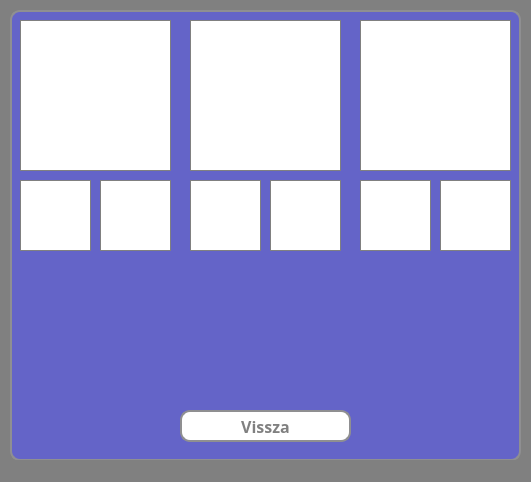
<?xml version="1.0" encoding="UTF-8"?>
<ui version="4.0">
 <class>MainWindow</class>
 <widget class="QMainWindow" name="MainWindow">
  <property name="geometry">
   <rect>
    <x>0</x>
    <y>0</y>
    <width>531</width>
    <height>482</height>
   </rect>
  </property>
  <property name="windowTitle">
   <string>Eredmények</string>
  </property>
  <property name="styleSheet">
   <string notr="true">* {
background-color: grey;
}</string>
  </property>
  <widget class="QWidget" name="centralwidget">
   <widget class="QWidget" name="widget" native="true">
    <property name="geometry">
     <rect>
      <x>10</x>
      <y>10</y>
      <width>511</width>
      <height>451</height>
     </rect>
    </property>
    <property name="styleSheet">
     <string notr="true">* {
	background-color: rgb(100, 100, 200);
	border: 2px solid #8f8f91;
	border-radius: 10px;
	color: white;
	font-size: 16px;
	font-weight: bold;
}</string>
    </property>
    <widget class="QFrame" name="learnMedal">
     <property name="geometry">
      <rect>
       <x>10</x>
       <y>10</y>
       <width>151</width>
       <height>151</height>
      </rect>
     </property>
     <property name="styleSheet">
      <string notr="true">* {
border: 1px solid grey;
border-radius: 0px;
background-color: white;
}</string>
     </property>
     <property name="frameShape">
      <enum>QFrame::StyledPanel</enum>
     </property>
     <property name="frameShadow">
      <enum>QFrame::Raised</enum>
     </property>
    </widget>
    <widget class="QFrame" name="quizMedal">
     <property name="geometry">
      <rect>
       <x>180</x>
       <y>10</y>
       <width>151</width>
       <height>151</height>
      </rect>
     </property>
     <property name="styleSheet">
      <string notr="true">* {
border: 1px solid grey;
border-radius: 0px;
background-color: white;
}</string>
     </property>
     <property name="frameShape">
      <enum>QFrame::StyledPanel</enum>
     </property>
     <property name="frameShadow">
      <enum>QFrame::Raised</enum>
     </property>
    </widget>
    <widget class="QFrame" name="emailMedal">
     <property name="geometry">
      <rect>
       <x>350</x>
       <y>10</y>
       <width>151</width>
       <height>151</height>
      </rect>
     </property>
     <property name="styleSheet">
      <string notr="true">* {
border: 1px solid grey;
border-radius: 0px;
background-color: white;
}</string>
     </property>
     <property name="frameShape">
      <enum>QFrame::StyledPanel</enum>
     </property>
     <property name="frameShadow">
      <enum>QFrame::Raised</enum>
     </property>
    </widget>
    <widget class="QFrame" name="badge01">
     <property name="geometry">
      <rect>
       <x>10</x>
       <y>170</y>
       <width>71</width>
       <height>71</height>
      </rect>
     </property>
     <property name="styleSheet">
      <string notr="true">* {
border: 1px solid grey;
border-radius: 0px;
background-color: white;
}</string>
     </property>
     <property name="frameShape">
      <enum>QFrame::StyledPanel</enum>
     </property>
     <property name="frameShadow">
      <enum>QFrame::Raised</enum>
     </property>
    </widget>
    <widget class="QFrame" name="badge02">
     <property name="geometry">
      <rect>
       <x>90</x>
       <y>170</y>
       <width>71</width>
       <height>71</height>
      </rect>
     </property>
     <property name="styleSheet">
      <string notr="true">* {
border: 1px solid grey;
border-radius: 0px;
background-color: white;
}</string>
     </property>
     <property name="frameShape">
      <enum>QFrame::StyledPanel</enum>
     </property>
     <property name="frameShadow">
      <enum>QFrame::Raised</enum>
     </property>
    </widget>
    <widget class="QFrame" name="badge03">
     <property name="geometry">
      <rect>
       <x>180</x>
       <y>170</y>
       <width>71</width>
       <height>71</height>
      </rect>
     </property>
     <property name="styleSheet">
      <string notr="true">* {
border: 1px solid grey;
border-radius: 0px;
background-color: white;
}</string>
     </property>
     <property name="frameShape">
      <enum>QFrame::StyledPanel</enum>
     </property>
     <property name="frameShadow">
      <enum>QFrame::Raised</enum>
     </property>
    </widget>
    <widget class="QFrame" name="badge04">
     <property name="geometry">
      <rect>
       <x>260</x>
       <y>170</y>
       <width>71</width>
       <height>71</height>
      </rect>
     </property>
     <property name="styleSheet">
      <string notr="true">* {
border: 1px solid grey;
border-radius: 0px;
background-color: white;
}</string>
     </property>
     <property name="frameShape">
      <enum>QFrame::StyledPanel</enum>
     </property>
     <property name="frameShadow">
      <enum>QFrame::Raised</enum>
     </property>
    </widget>
    <widget class="QFrame" name="badge05">
     <property name="geometry">
      <rect>
       <x>350</x>
       <y>170</y>
       <width>71</width>
       <height>71</height>
      </rect>
     </property>
     <property name="styleSheet">
      <string notr="true">* {
border: 1px solid grey;
border-radius: 0px;
background-color: white;
}</string>
     </property>
     <property name="frameShape">
      <enum>QFrame::StyledPanel</enum>
     </property>
     <property name="frameShadow">
      <enum>QFrame::Raised</enum>
     </property>
    </widget>
    <widget class="QFrame" name="badge06">
     <property name="geometry">
      <rect>
       <x>430</x>
       <y>170</y>
       <width>71</width>
       <height>71</height>
      </rect>
     </property>
     <property name="styleSheet">
      <string notr="true">* {
border: 1px solid grey;
border-radius: 0px;
background-color: white;
}</string>
     </property>
     <property name="frameShape">
      <enum>QFrame::StyledPanel</enum>
     </property>
     <property name="frameShadow">
      <enum>QFrame::Raised</enum>
     </property>
    </widget>
    <widget class="QLabel" name="userScore">
     <property name="geometry">
      <rect>
       <x>90</x>
       <y>270</y>
       <width>331</width>
       <height>81</height>
      </rect>
     </property>
     <property name="styleSheet">
      <string notr="true">* {
border: 0px;
}</string>
     </property>
     <property name="text">
      <string/>
     </property>
     <property name="alignment">
      <set>Qt::AlignCenter</set>
     </property>
     <property name="wordWrap">
      <bool>true</bool>
     </property>
    </widget>
    <widget class="QPushButton" name="backButton">
     <property name="geometry">
      <rect>
       <x>170</x>
       <y>400</y>
       <width>171</width>
       <height>32</height>
      </rect>
     </property>
     <property name="font">
      <font>
       <family>Corbel</family>
       <pointsize>-1</pointsize>
       <bold>true</bold>
      </font>
     </property>
     <property name="styleSheet">
      <string notr="true">* {
	background-color: white;
	border: 2px solid #8f8f91;
	border-radius: 10px;
	color: grey;
}

*:hover {
	background-color: rgb(120, 120, 220);
	color: white;
}</string>
     </property>
     <property name="text">
      <string>Vissza</string>
     </property>
    </widget>
   </widget>
  </widget>
  <widget class="QStatusBar" name="statusbar"/>
 </widget>
 <resources/>
 <connections/>
</ui>
